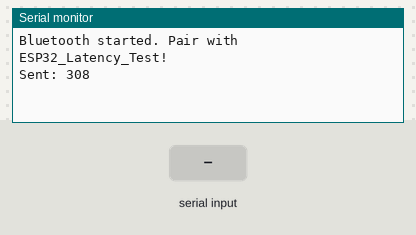
Recording of a sketch running on a simulated ESP32. Parts: the last lines printed to the serial monitor. Inputs (shaded band) come from the test bench. Nothing arrives over Bluetooth unless stated.

Above: at 1.2 s.
1.3 s: "90,45\n" received over the second serial link
At 1.7 s:
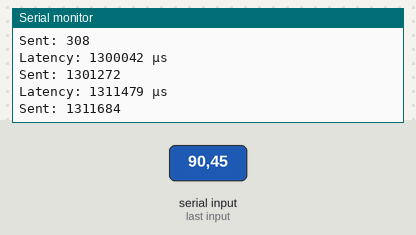
2.8 s: "30,150\n" received over the second serial link
At 5.2 s:
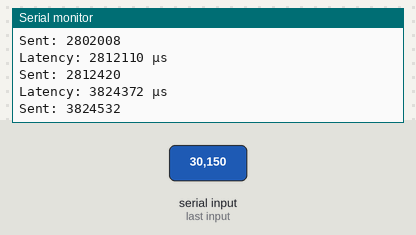

The sketch:

ESP32_Latency_test.ino
```cpp
#include "BluetoothSerial.h"

BluetoothSerial SerialBT;
unsigned long sendTime = 0;
bool waitingForReply = false;
int testCount = 0;
const int totalTests = 100;  // Number of tests to run

void setup() {
  Serial.begin(115200);
  SerialBT.begin("ESP32_Latency_Test");  // Bluetooth device name
  Serial.println("Bluetooth started. Pair with ESP32_Latency_Test!");
}

void loop() {
  if (!waitingForReply && testCount < totalTests) {
    sendTime = micros();  // Record send time (in microseconds)
    SerialBT.println(sendTime);  // Send timestamp to PC
    waitingForReply = true;
    Serial.print("Sent: "); Serial.println(sendTime);
    delay(10);  // Small delay to avoid flooding
  }

  if (waitingForReply && SerialBT.available()) {
    unsigned long receivedTime = SerialBT.parseInt();  // Read echoed timestamp
    unsigned long roundTripTime = micros() - receivedTime;  // Calculate RTT
    Serial.print("Latency: "); Serial.print(roundTripTime); Serial.println(" µs");
    waitingForReply = false;
    testCount++;
  }

  if (testCount >= totalTests) {
    Serial.println("Latency test complete!");
    delay(10000);  // Stop after tests
  }
}
```

Measured:
- after the input at 1.3 s, the serial monitor: prints a new line at once (image 1)
- after the input at 2.8 s, the serial monitor: prints a new line at once (image 2)
